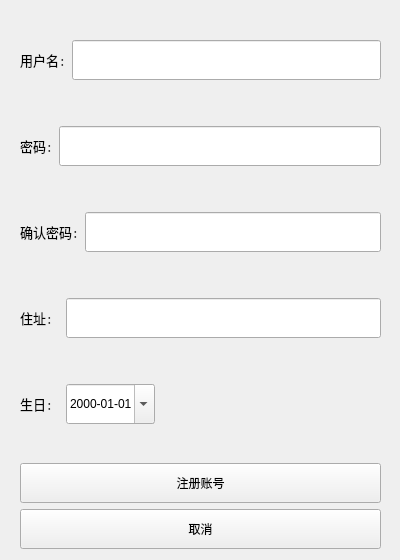
<?xml version="1.0" encoding="UTF-8"?>
<ui version="4.0">
 <class>vuceWidget</class>
 <widget class="QWidget" name="vuceWidget">
  <property name="geometry">
   <rect>
    <x>0</x>
    <y>0</y>
    <width>400</width>
    <height>560</height>
   </rect>
  </property>
  <property name="minimumSize">
   <size>
    <width>400</width>
    <height>560</height>
   </size>
  </property>
  <property name="maximumSize">
   <size>
    <width>400</width>
    <height>560</height>
   </size>
  </property>
  <property name="windowTitle">
   <string>Form</string>
  </property>
  <widget class="QWidget" name="layoutWidget">
   <property name="geometry">
    <rect>
     <x>0</x>
     <y>0</y>
     <width>401</width>
     <height>569</height>
    </rect>
   </property>
   <layout class="QVBoxLayout" name="verticalLayout">
    <property name="leftMargin">
     <number>20</number>
    </property>
    <property name="topMargin">
     <number>20</number>
    </property>
    <property name="rightMargin">
     <number>20</number>
    </property>
    <property name="bottomMargin">
     <number>20</number>
    </property>
    <item>
     <layout class="QHBoxLayout" name="horizontalLayout">
      <property name="topMargin">
       <number>20</number>
      </property>
      <property name="bottomMargin">
       <number>20</number>
      </property>
      <item>
       <widget class="QLabel" name="name_lab">
        <property name="font">
         <font>
          <family>Noto Sans Mono CJK SC</family>
          <pointsize>10</pointsize>
         </font>
        </property>
        <property name="text">
         <string>用户名:</string>
        </property>
       </widget>
      </item>
      <item>
       <widget class="QLineEdit" name="name_ldt">
        <property name="minimumSize">
         <size>
          <width>0</width>
          <height>40</height>
         </size>
        </property>
       </widget>
      </item>
     </layout>
    </item>
    <item>
     <layout class="QHBoxLayout" name="horizontalLayout_2">
      <property name="topMargin">
       <number>20</number>
      </property>
      <property name="bottomMargin">
       <number>20</number>
      </property>
      <item>
       <widget class="QLabel" name="mima_lab">
        <property name="font">
         <font>
          <family>Noto Sans Mono CJK SC</family>
          <pointsize>10</pointsize>
         </font>
        </property>
        <property name="text">
         <string>密码:</string>
        </property>
       </widget>
      </item>
      <item>
       <widget class="QLineEdit" name="mima_ldt">
        <property name="minimumSize">
         <size>
          <width>0</width>
          <height>40</height>
         </size>
        </property>
       </widget>
      </item>
     </layout>
    </item>
    <item>
     <layout class="QHBoxLayout" name="horizontalLayout_3">
      <property name="topMargin">
       <number>20</number>
      </property>
      <property name="bottomMargin">
       <number>20</number>
      </property>
      <item>
       <widget class="QLabel" name="qvrf_lab">
        <property name="font">
         <font>
          <family>Noto Sans Mono CJK SC</family>
          <pointsize>10</pointsize>
         </font>
        </property>
        <property name="text">
         <string>确认密码:</string>
        </property>
       </widget>
      </item>
      <item>
       <widget class="QLineEdit" name="qvrf_ldt">
        <property name="minimumSize">
         <size>
          <width>0</width>
          <height>40</height>
         </size>
        </property>
       </widget>
      </item>
     </layout>
    </item>
    <item>
     <layout class="QHBoxLayout" name="horizontalLayout_4">
      <property name="topMargin">
       <number>20</number>
      </property>
      <property name="bottomMargin">
       <number>20</number>
      </property>
      <item>
       <widget class="QLabel" name="location_lab">
        <property name="minimumSize">
         <size>
          <width>40</width>
          <height>0</height>
         </size>
        </property>
        <property name="font">
         <font>
          <family>Noto Sans Mono CJK SC</family>
          <pointsize>10</pointsize>
         </font>
        </property>
        <property name="text">
         <string>住址:</string>
        </property>
       </widget>
      </item>
      <item>
       <widget class="QLineEdit" name="location_ldt">
        <property name="minimumSize">
         <size>
          <width>0</width>
          <height>40</height>
         </size>
        </property>
       </widget>
      </item>
     </layout>
    </item>
    <item>
     <layout class="QHBoxLayout" name="horizontalLayout_5">
      <property name="topMargin">
       <number>20</number>
      </property>
      <property name="bottomMargin">
       <number>20</number>
      </property>
      <item>
       <widget class="QLabel" name="birth_lab">
        <property name="minimumSize">
         <size>
          <width>40</width>
          <height>0</height>
         </size>
        </property>
        <property name="font">
         <font>
          <family>Noto Sans Mono CJK SC</family>
          <pointsize>10</pointsize>
         </font>
        </property>
        <property name="text">
         <string>生日:</string>
        </property>
       </widget>
      </item>
      <item>
       <widget class="QDateEdit" name="dateEdit">
        <property name="minimumSize">
         <size>
          <width>0</width>
          <height>40</height>
         </size>
        </property>
        <property name="displayFormat">
         <string>yyyy-MM-dd</string>
        </property>
        <property name="calendarPopup">
         <bool>true</bool>
        </property>
       </widget>
      </item>
      <item>
       <spacer name="horizontalSpacer">
        <property name="orientation">
         <enum>Qt::Horizontal</enum>
        </property>
        <property name="sizeHint" stdset="0">
         <size>
          <width>40</width>
          <height>20</height>
         </size>
        </property>
       </spacer>
      </item>
     </layout>
    </item>
    <item>
     <spacer name="verticalSpacer">
      <property name="orientation">
       <enum>Qt::Vertical</enum>
      </property>
      <property name="sizeHint" stdset="0">
       <size>
        <width>20</width>
        <height>40</height>
       </size>
      </property>
     </spacer>
    </item>
    <item>
     <widget class="QPushButton" name="vuce_pbt">
      <property name="minimumSize">
       <size>
        <width>0</width>
        <height>40</height>
       </size>
      </property>
      <property name="maximumSize">
       <size>
        <width>16777215</width>
        <height>40</height>
       </size>
      </property>
      <property name="text">
       <string>注册账号</string>
      </property>
     </widget>
    </item>
    <item>
     <widget class="QPushButton" name="qvxc_pbt">
      <property name="minimumSize">
       <size>
        <width>0</width>
        <height>40</height>
       </size>
      </property>
      <property name="maximumSize">
       <size>
        <width>16777215</width>
        <height>40</height>
       </size>
      </property>
      <property name="text">
       <string>取消</string>
      </property>
     </widget>
    </item>
   </layout>
  </widget>
 </widget>
 <resources/>
 <connections/>
</ui>
